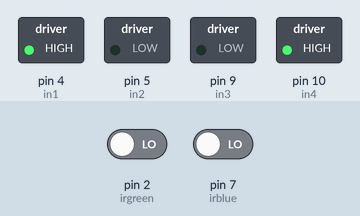
This sketch was run on a simulated Arduino Uno, built with avr-gcc and run on an emulated ATmega328P. On the bench: switched loads named in the sketch (green lamp = pin HIGH). The test bench sets the inputs (shaded band); at power-on: pin 2 (irgreen) LOW, pin 7 (irblue) LOW.

Above: at 1.2 s.
1.3 s: pin 2 (irgreen) driven HIGH
At 2.3 s:
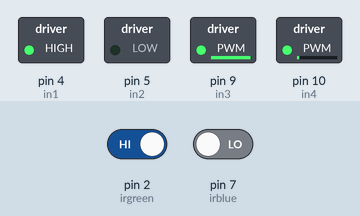
2.8 s: pin 7 (irblue) driven HIGH
At 4.0 s:
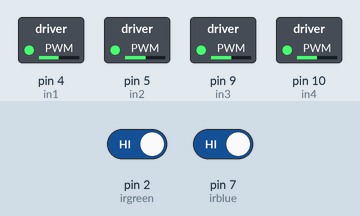
4.3 s: pin 2 (irgreen) driven LOW
At 4.6 s:
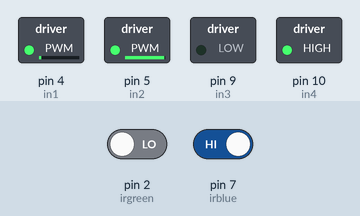
5.8 s: pin 7 (irblue) driven LOW
At 6.5 s:
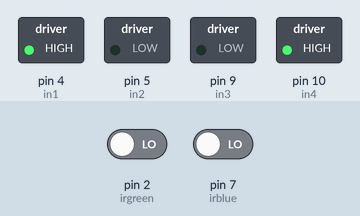
7.3 s: pin 2 (irgreen) driven HIGH
At 8.1 s:
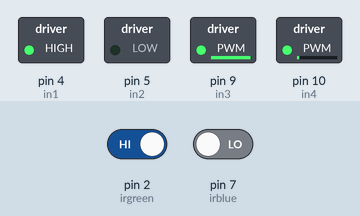
8.8 s: pin 7 (irblue) driven HIGH
At 16.4 s:
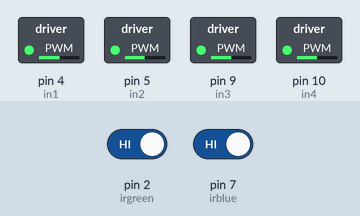
Timing chart, 0 to 17.5 s (numbered marks = the images above; inputs shaded):
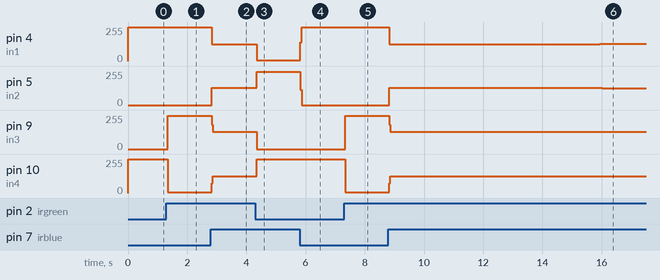

Measured:
- after the input at 1.3 s, pin 9 (in3): 0/255 → 251/255 at once; pin 10 (in4): 255/255 → 4/255 at once
- after the input at 2.8 s, pin 4 (in1): 255/255 → 124/255 at once; pin 5 (in2): 0/255 → 131/255 at once; pin 9 (in3): 251/255 → 129/255 at once; pin 10 (in4): 4/255 → 126/255 at once
- after the input at 4.3 s, pin 4 (in1): 124/255 → 6/255 at once; pin 5 (in2): 131/255 → 249/255 at once; pin 9 (in3): 129/255 → 0/255 at once; pin 10 (in4): 126/255 → 255/255 at once
- after the input at 5.8 s, pin 4 (in1): 6/255 → 255/255 at once; pin 5 (in2): 249/255 → 0/255 at once
- after the input at 7.3 s, pin 9 (in3): 0/255 → 251/255 at once; pin 10 (in4): 255/255 → 4/255 at once
- after the input at 8.8 s, pin 4 (in1): 255/255 → 124/255 at once, → 130/255 7.1 s later; pin 5 (in2): 0/255 → 131/255 at once, → 125/255 7.2 s later; pin 9 (in3): 251/255 → 129/255 at once; pin 10 (in4): 4/255 → 126/255 at once

The sketch:

Robotic_Behavior.ino
```cpp
// Araf Ahmed Team Software Lead - This program provides instructions to the arduino car robot, outlining its behavior
// The intended environment for which this car robot is programmed is an arbitrary 'racetrack' outlined by a thin, dark colored line
// which the robot will detect using two IR sensors identifying direction of deviations to perform autonomous course-correction

// Initializing digital pins wired to motors
int in1 = 4; // variable names for the L298N
int in2 = 5; // variable names for the L298N
int in3 = 9; // variable names for the L298N
int in4 = 10; // variable names for the L298N

// Initializing IR sensors
int irgreen = 2; // variable name for left IR sensor - identified by color of wiring
int irblue = 7; // variable name for right IR sensor - identified by color of wiring

void setup() {

  // Initializing IR sensors as inputs
  pinMode (irgreen, INPUT) ;
  pinMode (irblue, INPUT) ;

  // Initializing all L298N digital pins as outputs
  pinMode (in1, OUTPUT);
  pinMode (in2, OUTPUT);
  pinMode (in3, OUTPUT);
  pinMode (in4, OUTPUT);

}


void loop() {

  int greenstatus = digitalRead(irgreen); // read the status of left IR sensor
  int bluestatus = digitalRead(irblue); // read the status of right IR sensor

  if (bluestatus == 1) {
    // if right sensor detects track line, left deviation is detected
    // perform right turn supplying power such that left motors move forward and right motors move backward
    digitalWrite(in1, LOW);
    digitalWrite(in2, HIGH);
    digitalWrite(in3, LOW);
    digitalWrite(in4, HIGH);
    delay(1);
  } else {
    // continue forward if no such deviation detected
    digitalWrite(in1, HIGH);
    digitalWrite(in2, LOW);
    digitalWrite(in3, LOW);
    digitalWrite(in4, HIGH);
  }


  if (greenstatus == 1) {
    // right deviation detected
    // perform left turn - configure right motors to forward movement and left motors to backward movement
    digitalWrite(in1, HIGH);
    digitalWrite(in2, LOW);
    digitalWrite(in3, HIGH);
    digitalWrite(in4, LOW);
    delay(1);
  } else {
    // continue forward if no such deviation detected
    digitalWrite(in1, HIGH);
    digitalWrite(in2, LOW);
    digitalWrite(in3, LOW);
    digitalWrite(in4, HIGH);
  }

}
```
